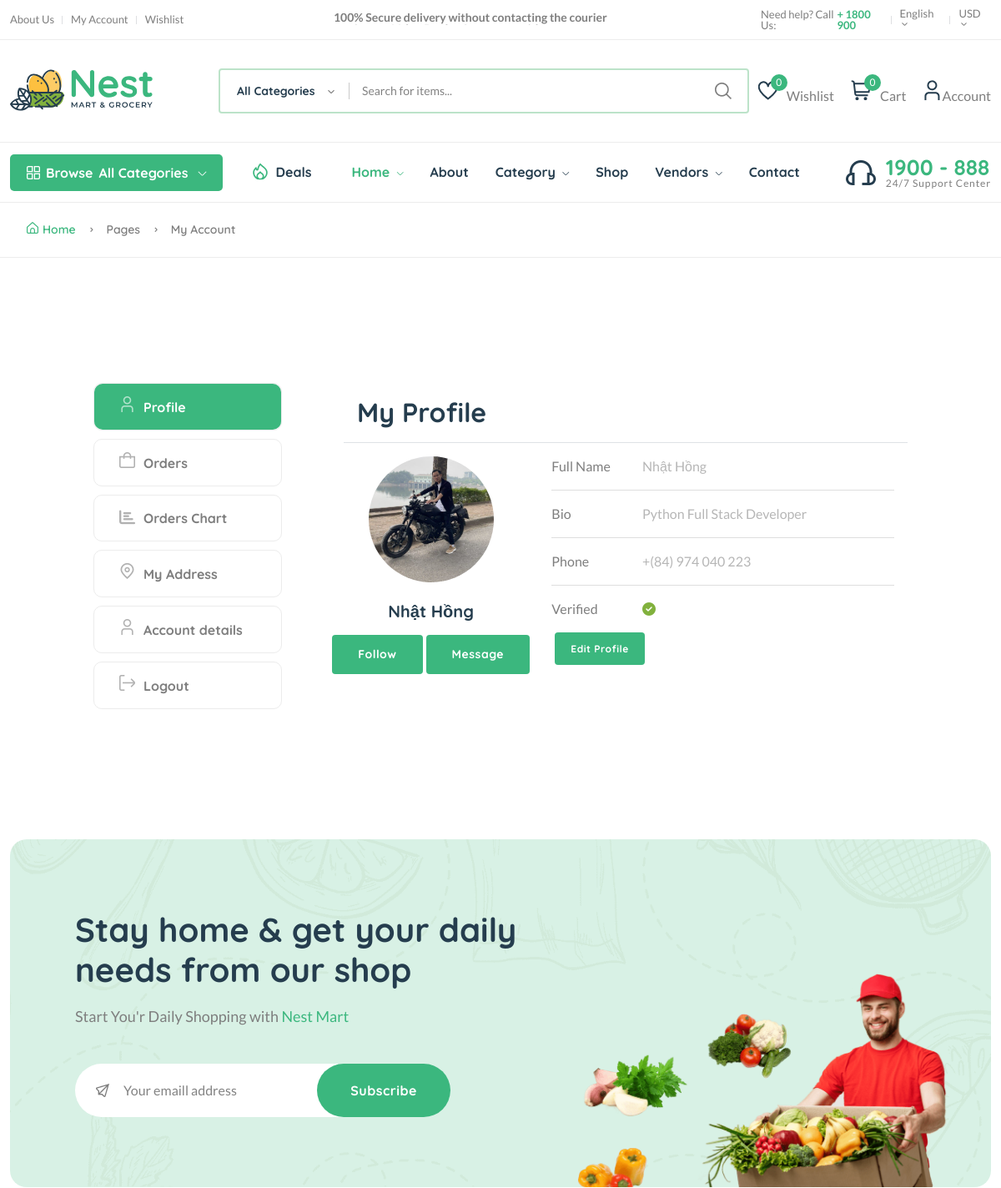
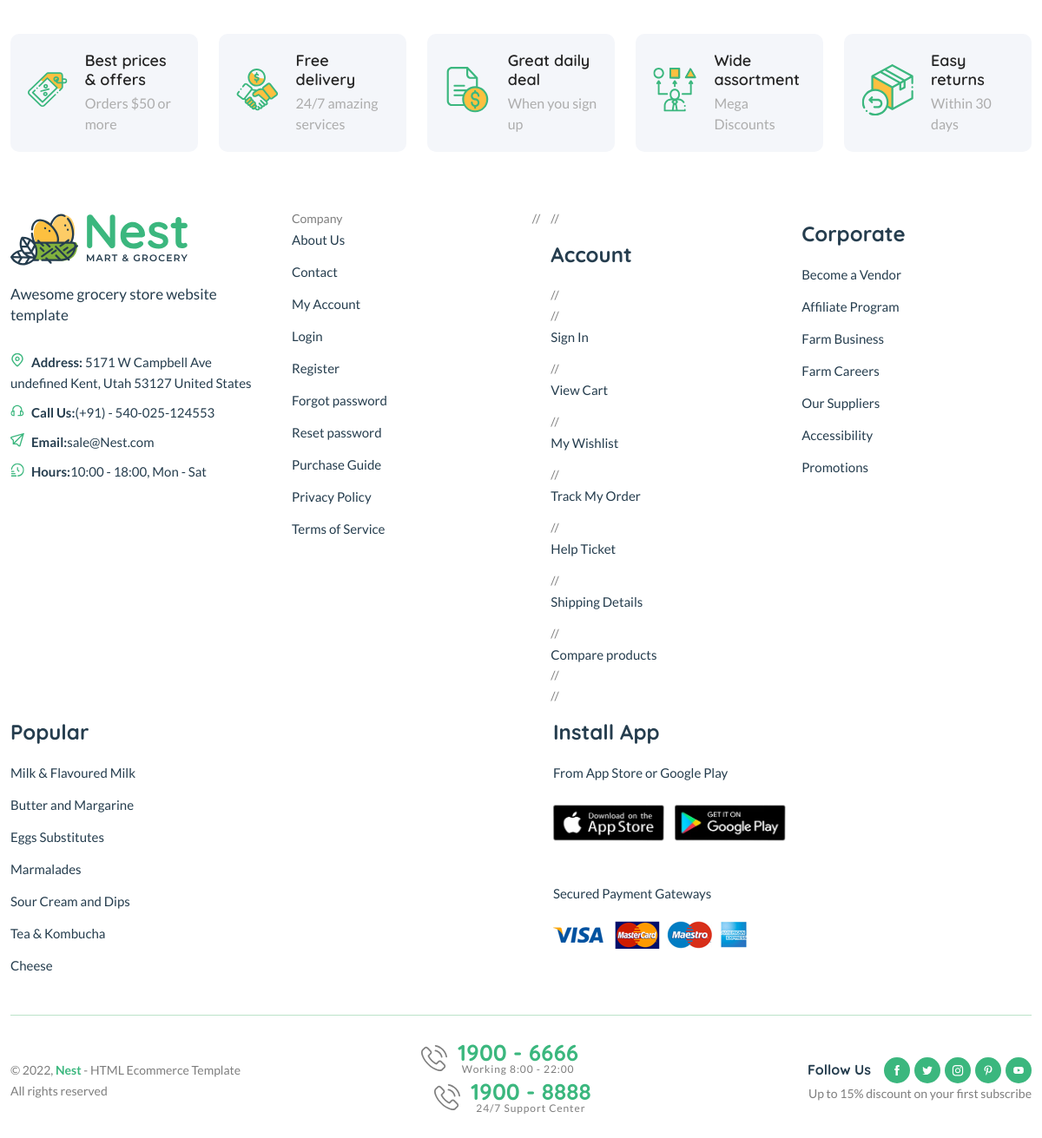
/dashboard/ (signed in), run on the app's committed database (2 pictures, top to bottom).
### userauths/models.py (models this page shows, shortened)
class Profile(models.Model):
    user = models.OneToOneField(User, on_delete=models.CASCADE)
    image = models.ImageField(upload_to="image")
    full_name = models.CharField(max_length=200, null=True, blank=True)
    bio = models.CharField(max_length=200, null=True, blank=True)
    phone = models.CharField(max_length=200)
    verified = models.BooleanField(default=False)
    def profile_image(self):
        try:
            return mark_safe('<img src="%s" width="50" height="50" />' % (self.image.url))
        except:
            return ''
    profile_image.short_description = 'Image'
    def create_user_profile(sender, instance, created, **kwargs):
        if created:
            Profile.objects.create(user=instance)
    def save_user_profile(sender, instance, **kwargs):
        instance.profile.save()
    post_save.connect(create_user_profile, sender=User)
    post_save.connect(save_user_profile, sender=User)

### core/views.py (the view, shortened to what this page needs)
# urls.py: path('dashboard/', views.customer_dashboard, name='dashboard'),
@login_required
def customer_dashboard(request):
    orders_list = CartOrder.objects.filter(user=request.user).order_by('-id')
    address = Address.objects.filter(user=request.user)
    orders = CartOrder.objects.annotate(month=ExtractMonth('order_date')).values('month').annotate(count=Count(('id'))).values('month','count')
    month = []
    total_orders = []
    for order in orders:
        month.append(calendar.month_name[order['month']])
        total_orders.append(order['count'])
    profile = Profile.objects.get(user=request.user)
    context = {
        'orders_list': orders_list,
        'address': address,
        'profile': profile,
        'orders': orders,
        'month': month,
        'total_orders': total_orders,
    }
    return render(request, 'core/dashboard.html',context)

### userauths/models.py (called while the page is built)
    def __str__(self) -> str:
        return self.username

### templates/core/dashboard.html (shortened to what this page needs)
{% extends 'partials/base.html' %}
{% load static %}
{% block content %}
    <main class="main pages">
        <div class="page-header breadcrumb-wrap">
            <div class="container">
                <div class="breadcrumb">
                    <a href="{% url 'core:index' %}" rel="nofollow"><i class="fi-rs-home mr-5"></i>Home</a>
                    <span></span> Pages <span></span> My Account
                </div>
            </div>
        </div>
        <div class="page-content pt-150 pb-150">
            <div class="container">
                <div class="row">
                    <div class="col-lg-10 m-auto">
                        <div class="row">
                            <div class="col-md-3">
                                <div class="dashboard-menu">
                                    <ul class="nav flex-column" role="tablist">
                                        <li class="nav-item">
                                            <a class="nav-link active" id="profile-tab" data-bs-toggle="tab" href="#profile" role="tab" aria-controls="profile" aria-selected="false"><i class="fi-rs-user mr-10"></i>Profile</a>
                                        </li>
                                        <li class="nav-item">
                                            <a class="nav-link" id="orders-tab" data-bs-toggle="tab" href="#orders" role="tab" aria-controls="orders" aria-selected="false"><i class="fi-rs-shopping-bag mr-10"></i>Orders</a>
                                        </li>
                                        <li class="nav-item">
                                            <a class="nav-link" id="chart-orders-tab" data-bs-toggle="tab" href="#chart-orders" role="tab" aria-controls="chart-orders" aria-selected="false"><i class="fa fa-bar-chart mr-10"></i>Orders Chart</a>
                                        </li>
                                        <li class="nav-item">
                                            <a class="nav-link" id="address-tab" data-bs-toggle="tab" href="#address" role="tab" aria-controls="address" aria-selected="true"><i class="fi-rs-marker mr-10"></i>My Address</a>
                                        </li>
                                        <li class="nav-item">
                                            <a class="nav-link" id="account-detail-tab" data-bs-toggle="tab" href="#account-detail" role="tab" aria-controls="account-detail" aria-selected="true"><i class="fi-rs-user mr-10"></i>Account details</a>
                                        </li>
                                        <li class="nav-item">
                                            <a class="nav-link" href="{% url 'userauths:sign-out' %}"><i class="fi-rs-sign-out mr-10"></i>Logout</a>
                                        </li>
                                    </ul>
                                </div>
                            </div>
                            <div class="col-md-9">
                                <div class="tab-content account dashboard-content pl-50">
                                    <div class="tab-pane fade active show" id="profile" role="tabpanel" aria-labelledby="profile-tab">
                                        <div class="card">
                                            <div class="card-header border-bottom">
                                                <h3>My Profile</h3>
                                            </div>
                                            <div class="row">
                                                <div class="col-lg-4">
                                                    <div class="card mb-4">
                                                        <div class="card-body text-center">
                                                            {% if profile.image %}
                                                                <img src="{{ profile.image.url }}" alt="avatar" class="rounded-circle img-fluid" style="width: 150px;">
                                                            {% else %}
                                                                <img src="https://mdbcdn.b-cdn.net/img/Photos/new-templates/bootstrap-chat/ava3.webp" alt="avatar" class="rounded-circle img-fluid" style="width: 150px;">
                                                            {% endif %}
                                                            <h5 class="my-3">{{ profile.full_name|title }}</h5>
                                                            <div class="d-flex justify-content-center mb-2">
                                                                <a target="_blank" href="https://www.facebook.com/mykhanh0209" class="btn btn-primary">Follow</a>
                                                                <button type="button" class="btn btn-outline-primary ms-1">Message</button>
                                                            </div>
                                                        </div>
                                                    </div>
                                                </div>
                                                <div class="col-lg-8">
                                                    <div class="card mb-4">
                                                        <div class="card-body">
                                                            <div class="row">
                                                                <div class="col-sm-3">
                                                                    <p class="mb-0">Full Name</p>
                                                                </div>
                                                                <div class="col-sm-9">
                                                                    <p class="text-muted mb-0">{{ profile.full_name }}</p>
                                                                </div>
                                                            </div>
                                                            <hr>
                                                            <div class="row">
                                                                <div class="col-sm-3">
                                                                    <p class="mb-0">Bio</p>
                                                                </div>
                                                                <div class="col-sm-9">
                                                                    <p class="text-muted mb-0">{{ profile.bio }}</p>
                                                                </div>
                                                            </div>
                                                            <hr>
                                                            <div class="row">
                                                                <div class="col-sm-3">
                                                                    <p class="mb-0">Phone</p>
                                                                </div>
                                                                <div class="col-sm-9">
                                                                    <p class="text-muted mb-0">{{ profile.phone }}</p>
                                                                </div>
                                                            </div>
                                                            <hr>
                                                            <div class="row">
                                                                <div class="col-sm-3">
                                                                    <p class="mb-0">Verified</p>
                                                                </div>
                                                                <div class="col-sm-9">
                                                                    <p class="text-muted mb-0"><i class="fas fa-check-circle {% if profile.verified == True %}text-success{% endif %}"></i></p>
                                                                </div>
                                                            </div>
                                                            <div class="row">
                                                                <div class="card-body">
                                                                    <a href="{% url 'userauths:profile-update' %}" class="btn btn-sm btn-primary">Edit Profile</a>
                                                                </div>
                                                            </div>
                                                        </div>
                                                    </div>
                                                </div>
                                            </div>
                                        </div>
                                    </div>
                                </div>
                            </div>
                        </div>
                    </div>
                </div>
            </div>
        </div>
    </main>
{% endblock content %}

### data on the page
Profile: image (picture), full_name "Nhật Hồng", bio "Python Full Stack Developer", phone "+(84) 974 040 223"

### other printed values
{{ wishlist.count }} "0"
{{ request.session.cart_data_obj|length }} "0"
